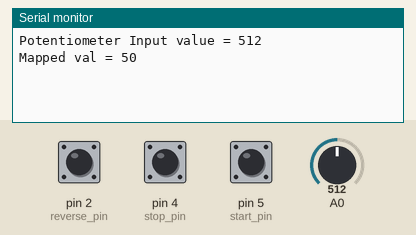
This sketch was run on a simulated Arduino Uno, built with avr-gcc and run on an emulated ATmega328P. Shown: the last lines printed to the serial monitor. Inputs (shaded band) come from the test bench; at power-on: pin 2 (reverse_pin) HIGH, pin 4 (stop_pin) HIGH, pin 5 (start_pin) HIGH, A0 = 512.

Above: at 1.2 s.
1.3 s: pin 2 (reverse_pin) pulled LOW for 0.15 s
At 1.9 s:
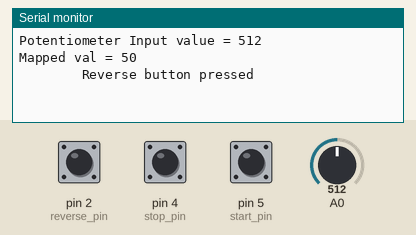
2.9 s: pin 4 (stop_pin) pulled LOW for 0.15 s
4.5 s: pin 5 (start_pin) pulled LOW for 0.15 s
At 4.86 s:
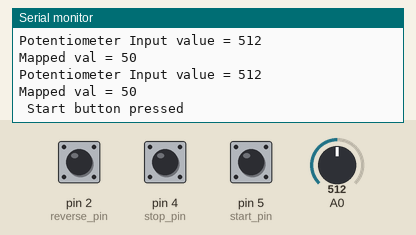
6.1 s: A0 set to 716
At 6.1 s:
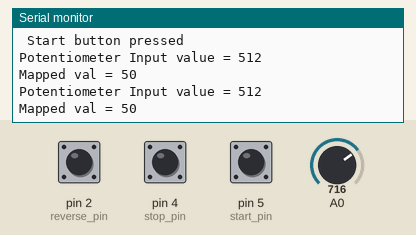
7.6 s: A0 set to 900
At 8.5 s:
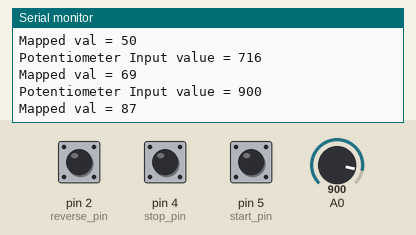
Timing chart, 0 to 10.1 s (numbered marks = the images above; inputs shaded):
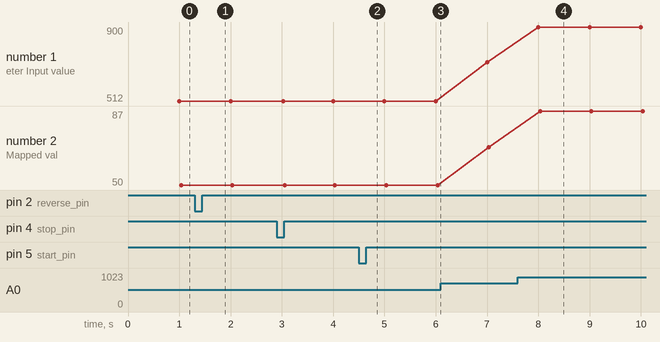

The sketch:

PushButtonsAndPotentiom_test.ino
```cpp
#include <PushButton.h>
#include <Basic_Input.h>

// this is needed for the timers
#include <DCmotor.h>


// this object holds a collection of push buttons
// (input pullup enabled: no external resistor required)
inputs motor_pushbuttons;

// this is the potentiometer
in_analog motor_potentiometer;
in_analogWmapping pot_map;

// these help us read  inputs at appropriate intervals
IntervalCheckTimer buttons_check;
IntervalCheckTimer potentiom_check;


void setup()
{
  // these are temporary variables of type in_push_button,
  // the contructor is called with pin_number and "button label"
  // the "label" is one from the command_list_enum in
  // file Basic_Input.h. more can be added (separate by comma)
  //
  // For each Button: connect a pin on a corner to ground
  // and the pin on diagonally-opposite corner to a digital pin
  //

  int start_pin=5;
  int stop_pin=4;
  int reverse_pin=2;

  in_push_button start_but(start_pin,switch_on);
  in_push_button stop_but(stop_pin,switch_off);
  in_push_button reverse_but(reverse_pin,change_spin_dir);

  // alternatively try this
  unsigned long int mininterval_ms=2000;
  //in_push_button start_but(start_pin,switch_on, mininterval_ms);
  //in_push_button stop_but(stop_pin,switch_off, mininterval_ms);
  //in_push_button reverse_but(reverse_pin,change_spin_dir, mininterval_ms);


  // the temp buttons are now copied into motor_pushbuttons
  motor_pushbuttons.add_in_push_button(start_but);
  motor_pushbuttons.add_in_push_button(stop_but);
  motor_pushbuttons.add_in_push_button(reverse_but);
  //

  // initialize the potentiometer pin to an Analog input pin
  motor_potentiometer.setup_in_analog(A0);

  pot_map.setup_map(0, 100);

  // set the time (ms) between input checks
  //buttons
  buttons_check.setInterCheck(100);
  // potentiometer
  potentiom_check.setInterCheck(1000);


  // to print to screen
  Serial.begin(9600);


}


void loop()
{
  // check buttons as often as needed
  if(buttons_check.isMinChekTimeElapsedAndUpdate())
  {
    command_list_enum in_smpl_cmd;
    boolean success;

    //Serial.println("Checking buttons");


    // verify the  new input.
    // This is the "label" of the button that was pressed;
    // it is written to "in_smpl_cmd"
    success=motor_pushbuttons.check_n_get_command(in_smpl_cmd);
    // success is false if buttons were not initialized


    if(success)
    {
      //Serial.println("");
      switch (in_smpl_cmd){
        case switch_on:
        Serial.println(" Start button pressed");
        break;
        case switch_off:
        Serial.println("    Stop button pressed");
        break;
        case change_spin_dir:
        Serial.println("        Reverse button pressed");
        break;
        default:
          Serial.println("Unknown button pressed");
          ;
      }
      //Serial.println("");
    }

  }

 // check the potentiometer when needed
 if(potentiom_check.isMinChekTimeElapsedAndUpdate())
  {
    int readval, readvalm;
    boolean success1;

    //Serial.println("Checking potentiometer");

    // verify the  new input. This is written to "readval"
    success1=motor_potentiometer.read_input(readval);
    // success = false if setup_in_analog() was not done
    if(success1)
    {
      Serial.print("Potentiometer Input value = ");
      Serial.println(readval);
    }

    readvalm = map(readval,0,1024,0,100);
    // success = false if setup_in_analog() was not done

    Serial.print("Mapped val = ");
    Serial.println(readvalm);


  }

}
```

Measured:
- after the input at 1.3 s, the serial monitor: prints a new line after 0.10 s (image 1)
- after the input at 4.5 s, the serial monitor: prints a new line after 0.10 s (image 2)
- after the input at 7.6 s, the serial monitor: prints a new line after 0.40 s (image 4)
- plotted number 1: 512 → 716 after the input at 6.1 s, 716 → 900 after the input at 7.6 s
- plotted number 2: 50 → 69 after the input at 6.1 s, 69 → 87 after the input at 7.6 s
